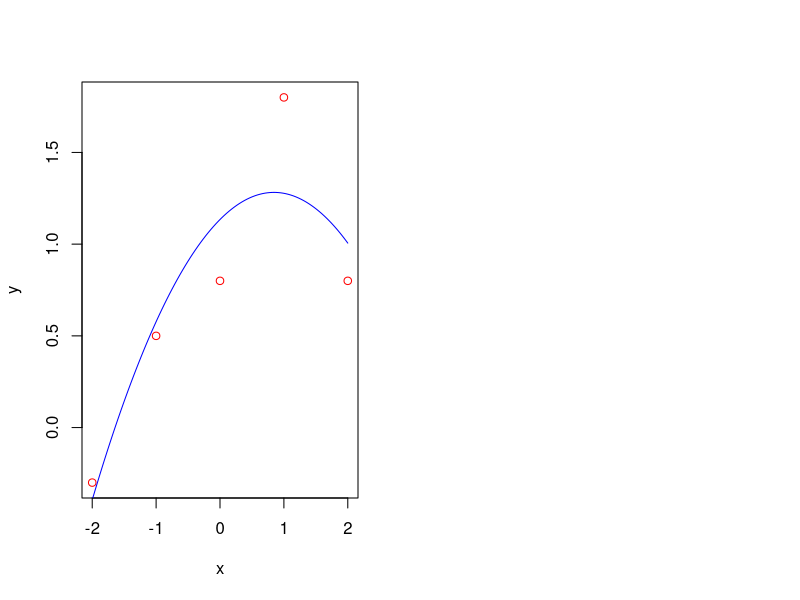

Generate this figure with R:
x <- c(-2, -1, 0, 1, 2)
y <- c(-0.3, 0.5, 0.8, 1.8, 0.8)
n <- 5
k <- 3

fi <- function(x) {
  return(c(1, x, x^2))
}

mnk_solve <- function(x, y, n, fi, k) {
  fi_x <- matrix(nrow = n, ncol = k)
  for (i in 1:n) {
    fi_x[i, ] <- fi(x[i])
  }
  c <- matrix(nrow = k, ncol = k)
  for (j in 1:k) {
    for (m in 1:k) {
      s <- 0
      for (i in 1:n) {
        s <- s + fi_x[i, j] * fi_x[i, m]
      }
      c[j, m] <- s
    }
  }
  d <- c(1:k)
  for (j in 1:k) {
    s <- 0
    for (i in 1:n) {
      s <- s + y[i] * fi_x[i, j]
    }
    d[j] <- s
  }
  a <- solve(c, d)
  return(a)
}

a1 <- mnk_solve(x, y, n, fi, k)
print(a1)

fun_model <- function(x, a) {
  return(a[1] + a[2] * x + a[3] * x^2)
}

a <- -2
b <- 2
n <- 100
h <- (b - a) / (n - 1)
x1 <- c(1:n)
for (i in 1:n) {
  x1[i] <- a + h * (i - 1)
}
y1m <- fun_model(x1, a1)

par(mfrow = c(1, 2))
plot(x, y, type = "p", col = "red")
lines(x1, y1m, col = "blue")
